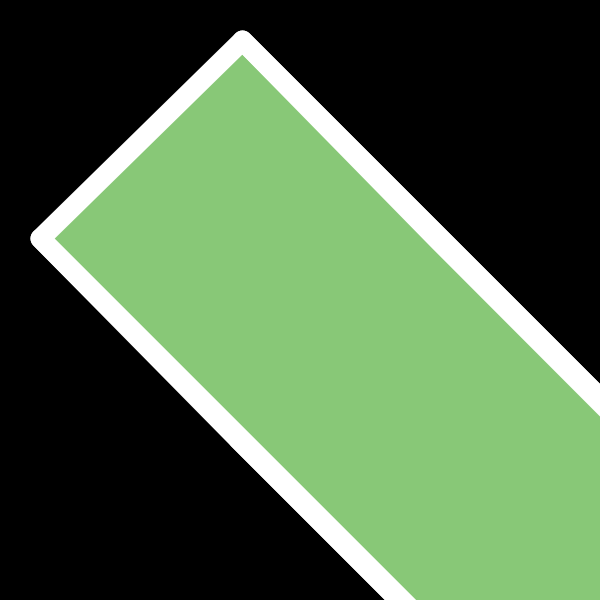
Frame 1 (no input)
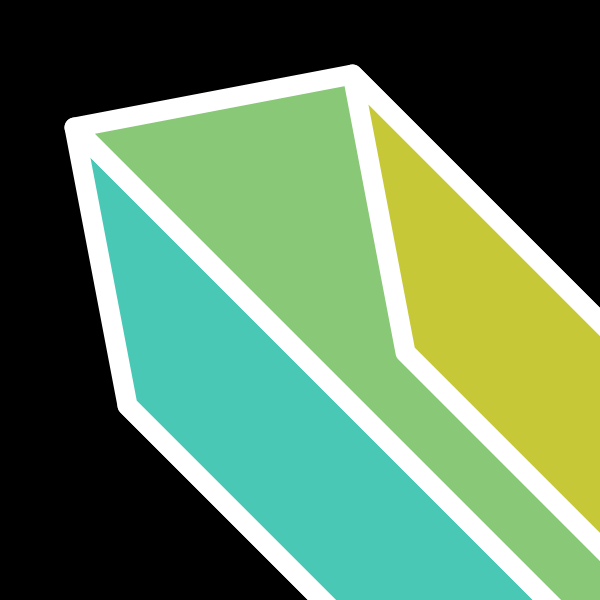
Frame 60 (the mouse pressed at the canvas centre just before this capture)
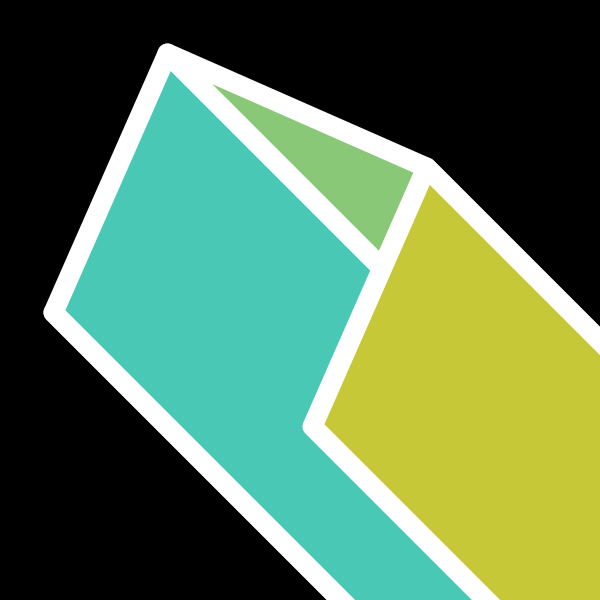
Frame 120 (the mouse held since frame 60 and released just before this capture)

The Processing sketch that drew these frames (run headless with seeded random() and noise(); from frame 60 on, the mouse is pressed at the canvas centre):

// Processing sketch: square_shadow
// ── square_shadow.pde
//0 -> 629

square a;
int frame = 1;
Boolean recording = false;

void setup()
{
  frameRate(160);
  smooth(8);
  size(600,600);
  a = new square(200);
}


void draw()
{
  if(frame == 630 && recording) 
  {
    throw new NegativeArraySizeException();
  }
  println(frame);
  frame += 1;
  background(0);
  a.show();
  a.shadow();
  if (recording)
   {  
     save("/Users/dillonhall/Desktop/sketch/frame"+
                 getFrameNumber(frame)+".png");
   }
}

// ── recording.pde
/*

if (recording && frame > 628 && frame < 1884)
   {  
     save("/Users/dillonhall/Desktop/test-file/data/frame"+
                 getFrameNumber(printed_frame)+".png");
     printed_frame+=1;
   }
*/
//only good for frames in the hundreds

String getFrameNumber(int f)
{
  if(f< 10)
  {
    return "00"+Integer.toString(f);
  }
  if(f<100)
  {
    return "0"+Integer.toString(f);
  }
  else return Integer.toString(f);
}
   
 

// ── square.pde
class square
{
  float dr = 0.01;
  PVector[] points;
  float rotation;
  PVector center;
  float size;
  
  square(float s)
  {
     points = new PVector[5];
     size = s;
     center = new PVector(width/2.5,height/2.5);
     int i = 0;
     for(float t = 0; t <= 2*PI; t+= PI/2)
     {
       PVector curr = new PVector(center.x+cos(t)*size,
                                  center.y+sin(t)*size );
       points[i] = curr;
       i+=1;
     }
  }
  void show()
  {
    pushStyle();
    strokeJoin(ROUND);
    stroke(255);
    noStroke();
    
    rotation += dr;
    int i = 0;
    for(float t = 0; t <= 2*PI; t+= PI/2)
     {
       
       PVector curr = new PVector(center.x+cos(t+rotation)*size,
                                  center.y+sin(t+rotation)*size );
       points[i] = curr;
       i+=1;
     }
    popStyle();
  }
  void shadow()
  {
    PVector[] shadows = new PVector[4];
    for(int i = 0; i < 4; ++ i)
    {
      shadows[i] = new PVector(points[i].x+500,
                               points[i].y+500);
    }
    
    pushStyle();
    stroke(255);
    strokeJoin(ROUND);
    strokeWeight(20);
    int c = 10;
    for(int i = 0; i< 4; ++i)
    {
      fill(c,200,255-c);
      c = min(255, c+255/4);
      beginShape();
      vertex(points[i].x,points[i].y);
      vertex(points[(i+1)%4].x,points[(i+1)%4].y);
      vertex(shadows[(i+1)%4].x, shadows[(i+1)%4].y);
      vertex(shadows[i].x,shadows[i].y);
      vertex(points[i].x,points[i].y);
      endShape();
    }
    
    popStyle();
  }
}
